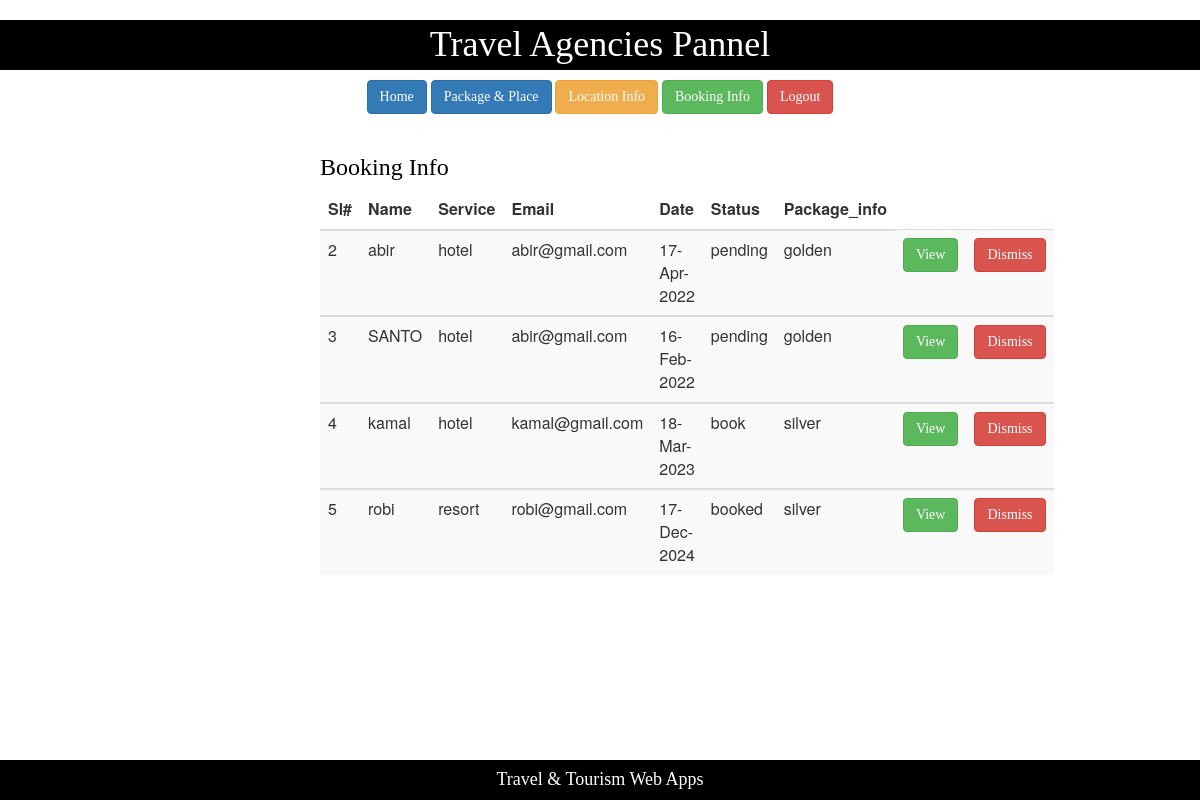
Page /bookinginfo.php on the committed database.
### tables this page shows
CREATE TABLE `masterbooking` (
  `sl` int(11) NOT NULL,
  `name` varchar(30) NOT NULL,
  `service` varchar(30) NOT NULL,
  `email` varchar(30) NOT NULL,
  `date` varchar(30) NOT NULL,
  `status` varchar(30) NOT NULL,
  `package_info` varchar(30) NOT NULL
);

### models/db_config.php (called while the page is built, shortened)
<?php
	$db_server="localhost";
	$db_user="root";
	$db_password="";
	$db_name="wt_sp21_f";
	function get($query){
		global $db_server,$db_user,$db_password,$db_name;
		$conn = mysqli_connect($db_server,$db_user,$db_password,$db_name);
		$result = mysqli_query($conn,$query);
		$data=array();
		if(mysqli_num_rows($result) > 0){
			while($row=mysqli_fetch_assoc($result)){
				$data[] = $row;
			}
		}
		return $data;
	}
?>

### controllers/bookinfconfrimcontroller.php (called while the page is built, shortened)
<?php
require_once 'models/db_config.php';
    function getAllValidBookingInfo(){
    $query="SELECT * from masterbooking";
    $result=get($query);
    return $result;
   }
?>

### bookinginfo.php (the view)
<?php
include 'travel_header.php';
require_once "models/db_config.php";
require_once "controllers/bookinfconfrimcontroller.php";
$result =getAllValidBookingInfo();
?>
<div class="center">
    <h3 class="text">Booking Info </h3>
    <table class="table table-striped">
        <thead>
            <th>Sl#</th>
            <th> Name</th>
            <th>Service</th>
            <th>Email</th>
            <th>Date</th>
            <th>Status</th>
             <th>Package_info</th>
        </thead>
        <?php
        foreach ($result as $row ): ?>
        <tbody>
            <td><?php echo $row["sl"];?></td>
            <td><?php echo $row["name"];?></td>
            <td><?php echo $row["service"];?></td>
            <td><?php echo $row["email"];?></td>
            <td><?php echo $row["date"];?></td>
            <td><?php echo $row["status"];?></td>
            <td><?php echo $row["package_info"];?> </td>
            <td><a href="bookingconfrim.php" class="btn btn-Success">View</a></td>
            <td><a href="controllers/booking_deletcontroller.php?id=<?php echo $row['sl'];?>"class="btn btn-danger">Dismiss</td>
        </tbody>
        <?php endforeach;?>
    </table>
</div>
<?php include 'travel_footer.php';?>

### styles/mystyle.css (style rules this page uses)
body { background-color:white; padding:0px; }
.text { font-family:consolas; color:black; }
.center { margin: 0 auto; width:50% ; padding:20px; }
.btn { font-family:consolas; }

### rows in the picture
masterbooking: sl "2", name "abir", service "hotel", email "abir@gmail.com", date "17-Apr-2022", status "pending", package_info "golden"
masterbooking: sl "3", name "SANTO", service "hotel", email "abir@gmail.com", date "16-Feb-2022", status "pending", package_info "golden"
masterbooking: sl "4", name "kamal", service "hotel", email "kamal@gmail.com", date "18-Mar-2023", status "book", package_info "silver"
masterbooking: sl "5", name "robi", service "resort", email "robi@gmail.com", date "17-Dec-2024", status "booked", package_info "silver"
